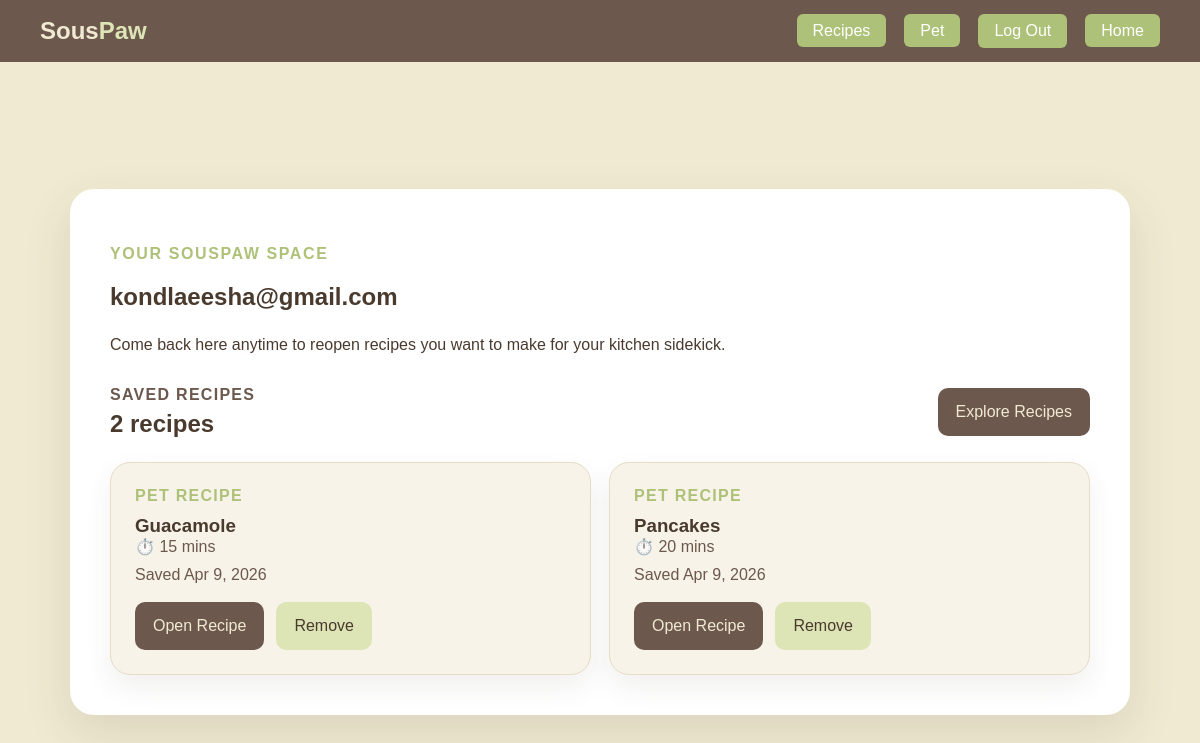
/profile/ (signed in), run on an earlier commit of the app's database.
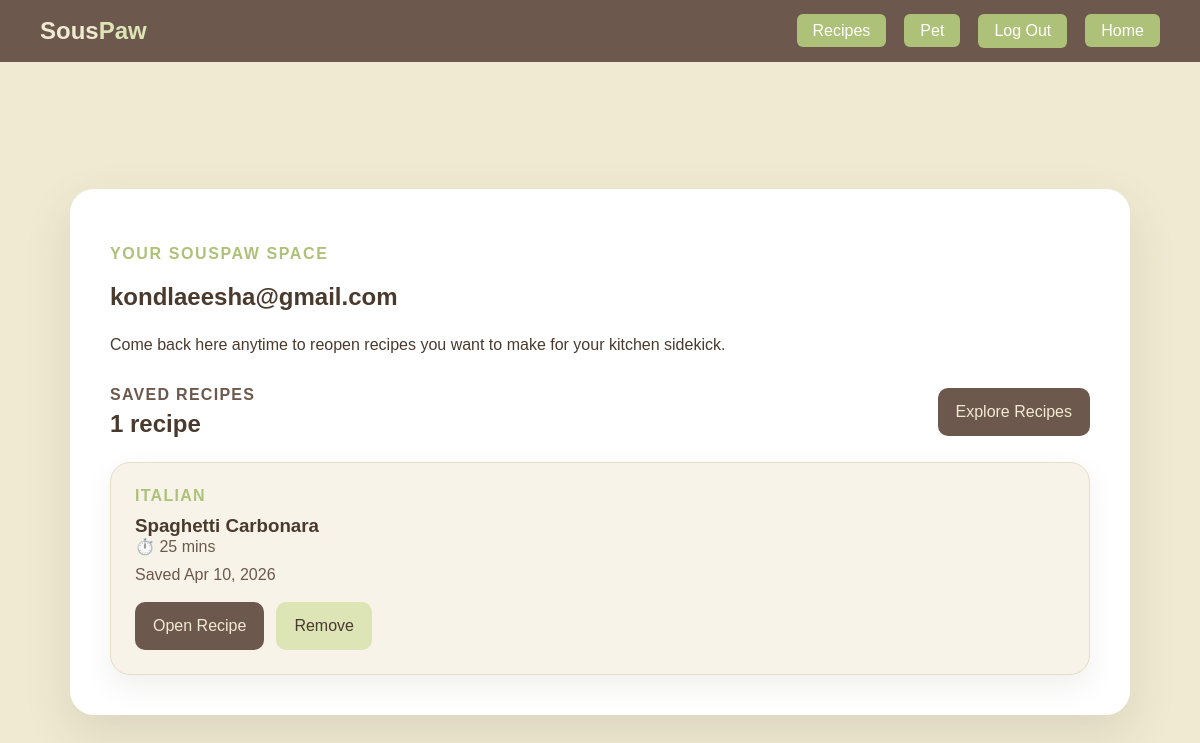
And on a later commit of the database.
### recipes/models.py (models this page shows, shortened)
class SavedRecipe(models.Model):
    user = models.ForeignKey(User, on_delete=models.CASCADE, related_name="saved_recipes")
    recipe_id = models.CharField(max_length=64)
    recipe_name = models.CharField(max_length=255)
    cuisine = models.CharField(max_length=120, blank=True)
    duration = models.CharField(max_length=120, blank=True)
    created_at = models.DateTimeField(auto_now_add=True)
    class Meta:
        constraints = [
            models.UniqueConstraint(fields=["user", "recipe_id"], name="unique_saved_recipe")
        ]
        ordering = ["-created_at"]

### recipes/views.py (the view)
# urls.py: path("profile/", views.profile_view, name="profile"),
@login_required
def profile_view(request):
    return render(
        request,
        "profile.html",
        {
            "saved_recipes": request.user.saved_recipes.all(),
        },
    )

### recipes/templates/profile.html (shortened to what this page needs)
{% load static %}
<!DOCTYPE html>
<html lang="en">
<head>
  <link rel="stylesheet" href="{% static 'recipes/profile.css' %}">
</head>
<body>
  <nav class="navbar">
    <a href="{% url 'home' %}" class="navbar-brand">Sous<span>Paw</span></a>
    <ul class="navbar-links">
      <li><a href="{% url 'search' %}" class="navbar-cta">Recipes</a></li>
      <li><a href="{% url 'pet_customizer' %}" class="navbar-cta">Pet</a></li>
      <li>
        <form method="post" action="{% url 'logout' %}" class="nav-form">
          <button type="submit" class="nav-button navbar-cta">Log Out</button>
        </form>
      </li>
      <li><a href="{% url 'home' %}" class="navbar-cta">Home</a></li>
    </ul>
  </nav>
  <main class="profile-shell">
    <section class="profile-card">
      <p class="eyebrow">Your SousPaw Space</p>
      <h1>{{ request.user.email }}</h1>
      <p class="lead">Come back here anytime to reopen recipes you want to make for your kitchen sidekick.</p>
      <section class="saved-section">
        <div class="section-header">
          <div>
            <p class="section-label">Saved Recipes</p>
            <h2>{{ saved_recipes|length }} recipe{{ saved_recipes|length|pluralize }}</h2>
          </div>
          <a href="{% url 'search' %}" class="primary-btn">Explore Recipes</a>
        </div>
        {% if saved_recipes %}
          <div class="saved-grid">
            {% for recipe in saved_recipes %}
              <article class="saved-card">
                <p class="saved-tag">{{ recipe.cuisine|default:"Pet Recipe" }}</p>
                <h3>{{ recipe.recipe_name }}</h3>
                <p class="saved-time">⏱️ {{ recipe.duration|default:"Time not listed" }}</p>
                <p class="saved-date">Saved {{ recipe.created_at|date:"M j, Y" }}</p>
                <div class="saved-actions">
                  <a href="{% url 'recipe_detail' recipe.recipe_id %}" class="primary-btn">Open Recipe</a>
                  <form method="post" action="{% url 'toggle_saved_recipe' recipe.recipe_id %}">
                    <button type="submit" class="secondary-btn">Remove</button>
                  </form>
                </div>
              </article>
            {% endfor %}
          </div>
        {% endif %}
      </section>
    </section>
  </main>
</body>
</html>

### recipes/static/recipes/profile.css (style rules this page uses)
body { font-family: Arial, sans-serif; background: #f0ead2; color: #4a3a2e; margin: 0; }
.navbar { background-color: #6c584c; padding: 14px 40px; display: flex; align-items: center; justify-content: space-between; }
.navbar-brand { font-size: 1.5rem; font-weight: bold; color: #f0ead2; text-decoration: none; }
.navbar-brand span { color: #dde5b6; }
.navbar-links { list-style: none; display: flex; gap: 18px; align-items: center; margin: 0; padding: 0; }
.navbar-links a { color: #f0ead2; text-decoration: none; }
.navbar-cta { background-color: #ADC178; color: white !important; padding: 8px 16px; border-radius: 6px; transition: background-color 0.2s; }
.nav-form { margin: 0; }
.nav-button { border: none; cursor: pointer; font: inherit; }
.profile-shell { min-height: calc(100vh - 68px); display: grid; place-items: center; padding: 24px; }
.profile-card { width: min(980px, 100%); background: white; border-radius: 24px; padding: 40px; box-shadow: 0 18px 48px rgba(74, 58, 46, 0.12); }
.eyebrow { text-transform: uppercase; letter-spacing: 0.1em; color: #adc178; font-weight: bold; }
.lead { line-height: 1.7; }
.saved-section { margin-top: 28px; }
.section-header { display: flex; justify-content: space-between; align-items: center; gap: 16px; flex-wrap: wrap; margin-bottom: 24px; }
.section-label { margin: 0; color: #6c584c; font-weight: bold; text-transform: uppercase; letter-spacing: 0.08em; }
.section-header h2, .empty-state h2, .saved-card h3 { margin: 6px 0 0; }
.saved-grid { display: grid; grid-template-columns: repeat(auto-fit, minmax(240px, 1fr)); gap: 18px; margin-top: 24px; }
.saved-card, .empty-state { background: #f7f3e8; border: 1px solid #e7dcc6; border-radius: 20px; padding: 24px; box-shadow: 0 12px 28px rgba(74, 58, 46, 0.08); }
.saved-tag, .saved-time, .saved-date { margin: 0 0 10px; }
.saved-tag { color: #adc178; font-weight: bold; text-transform: uppercase; letter-spacing: 0.08em; }
.saved-time, .saved-date { color: #6c584c; }
.saved-actions { display: flex; gap: 12px; flex-wrap: wrap; margin-top: 18px; align-items: center; }
.saved-actions form { margin: 0; }
.primary-btn, .secondary-btn, .saved-actions button { display: inline-flex; align-items: center; justify-content: center; padding: 12px 18px; border-radius: 10px; font-weight: bold; font: inherit; text-decoration: none; border: none; cursor: pointer; min-height: 48px; box-sizing: border-box; }
.primary-btn { background: #6c584c; color: #f0ead2; }
.secondary-btn { background: #dde5b6; color: #4a3a2e; }

What changed in the data, as far as the page shows it:
removed SavedRecipe: cuisine "PET RECIPE", recipe_name "Guacamole", duration "15 mins", created_at "Apr 9, 2026"
removed SavedRecipe: cuisine "PET RECIPE", recipe_name "Pancakes", duration "20 mins", created_at "Apr 9, 2026"
added SavedRecipe: cuisine "ITALIAN", recipe_name "Spaghetti Carbonara", duration "25 mins", created_at "Apr 10, 2026"
Also different on the page:
{{ saved_recipes|length }}: "2" → "1"
